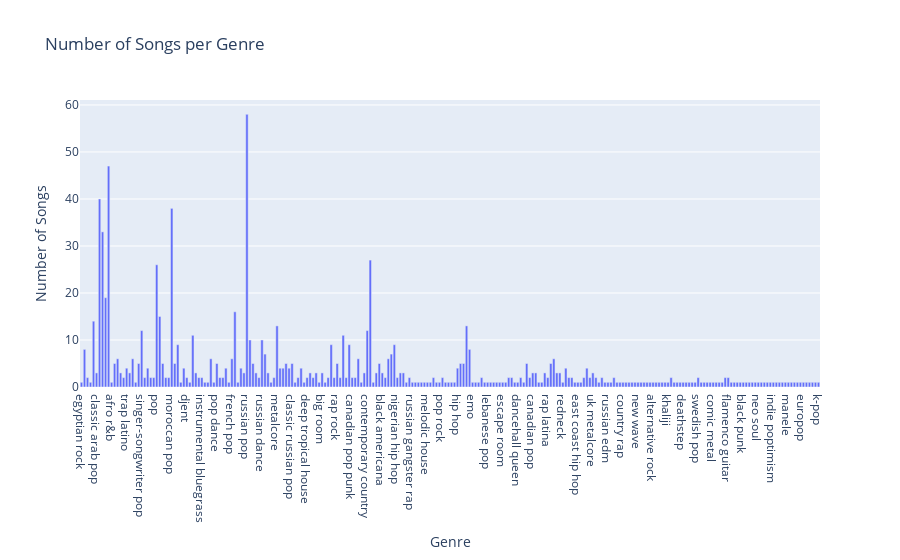
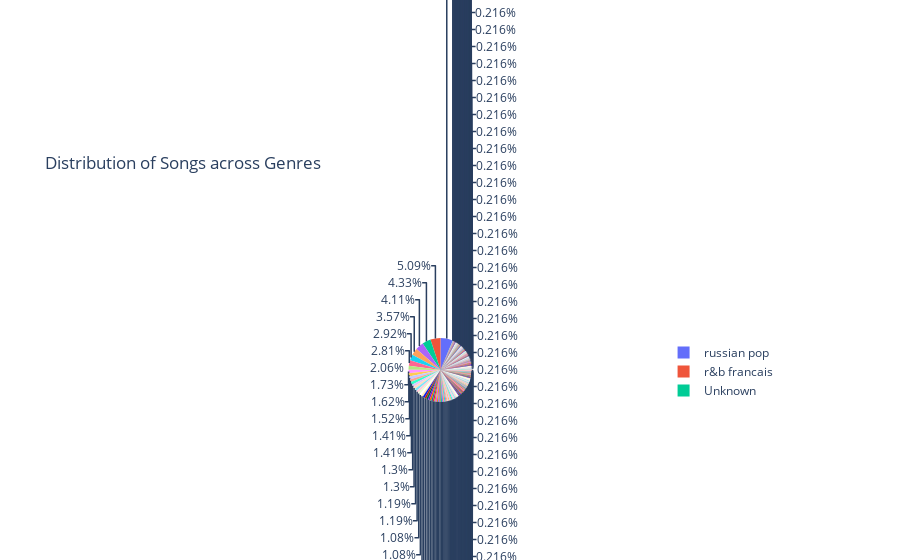
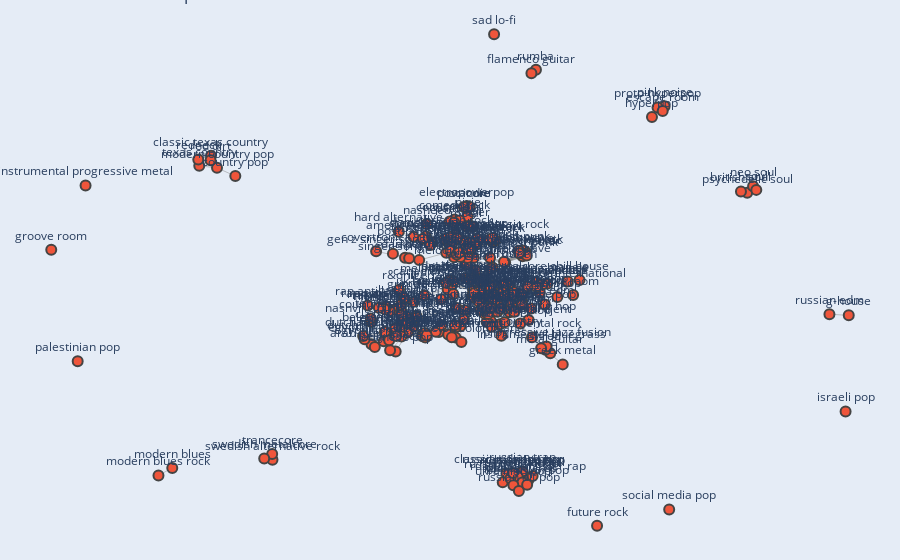
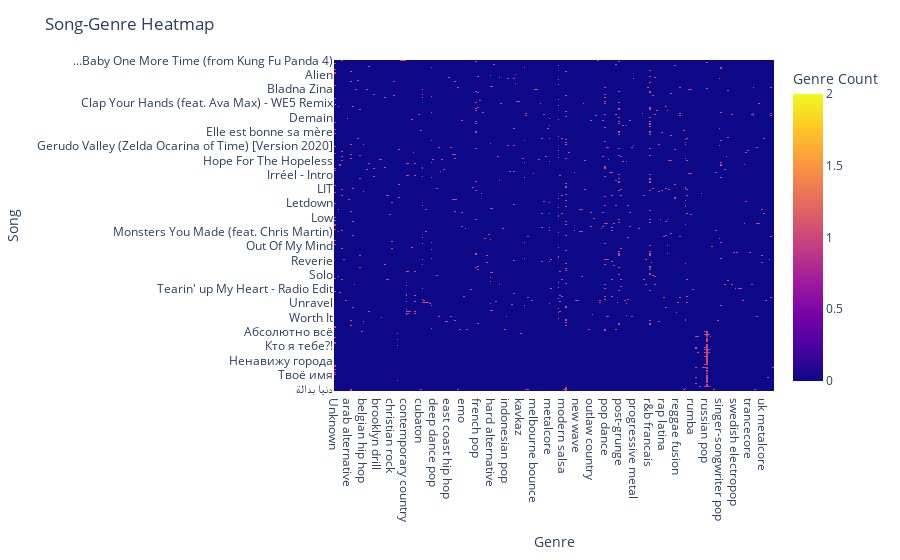

Notebook code cell kept with these figures, in order:
### Code cell
create_genre_bar_chart(genre_classification)
create_genre_pie_chart(genre_classification)
create_genre_network(genre_classification)
create_song_heatmap(genre_classification)
create_word_cloud(genre_classification)

### Figure 1 — Plotly figure (JSON) as saved in the notebook; plotly's stock layout.template omitted (floating-point values rounded to 4 significant figures; data arrays with more than 128 entries replaced by an {"elided": "..."} marker saying what was removed)
{"data": [{"type": "bar", "x": {"elided": "246 str values"}, "y": {"elided": "246 int values"}}], "layout": {"title": {"text": "Number of Songs per Genre"}, "xaxis": {"title": {"text": "Genre"}}, "yaxis": {"title": {"text": "Number of Songs"}}}}

### Figure 2 — Plotly figure (JSON) as saved in the notebook; plotly's stock layout.template omitted (floating-point values rounded to 4 significant figures; data arrays with more than 128 entries replaced by an {"elided": "..."} marker saying what was removed)
{"data": [{"labels": {"elided": "246 str values"}, "type": "pie", "values": {"elided": "246 int values"}}], "layout": {"title": {"text": "Distribution of Songs across Genres"}}}

### Figure 3 — Plotly figure (JSON) as saved in the notebook; plotly's stock layout.template omitted (floating-point values rounded to 4 significant figures; data arrays with more than 128 entries replaced by an {"elided": "..."} marker saying what was removed)
{"data": [{"hoverinfo": "none", "line": {"color": "#888", "width": 0.5}, "mode": "lines", "type": "scatter", "x": {"elided": "2196 float values"}, "y": {"elided": "2196 float values"}}, {"hoverinfo": "text", "marker": {"line": {"width": 2}, "size": 10}, "mode": "markers+text", "text": {"elided": "246 str values"}, "textposition": "top center", "type": "scatter", "x": {"elided": "246 float values"}, "y": {"elided": "246 float values"}}], "layout": {"hovermode": "closest", "margin": {"b": 0, "l": 0, "r": 0, "t": 0}, "showlegend": false, "title": {"text": "Genre Relationship Network"}, "xaxis": {"showgrid": false, "showticklabels": false, "zeroline": false}, "yaxis": {"showgrid": false, "showticklabels": false, "zeroline": false}}}

### Figure 4 — Plotly figure (JSON) as saved in the notebook; plotly's stock layout.template omitted (floating-point values rounded to 4 significant figures; data arrays with more than 128 entries replaced by an {"elided": "..."} marker saying what was removed)
{"data": [{"coloraxis": "coloraxis", "hovertemplate": "Genre: %{x}<br>Song: %{y}<br>Genre Count: %{z}<extra></extra>", "name": "0", "type": "heatmap", "x": {"elided": "246 str values"}, "xaxis": "x", "y": {"elided": "394 str values"}, "yaxis": "y", "z": {"elided": "394x246 int values"}}], "layout": {"coloraxis": {"colorbar": {"title": {"text": "Genre Count"}}, "colorscale": [[0, "#0d0887"], [0.1111, "#46039f"], [0.2222, "#7201a8"], [0.3333, "#9c179e"], [0.4444, "#bd3786"], [0.5556, "#d8576b"], [0.6667, "#ed7953"], [0.7778, "#fb9f3a"], [0.8889, "#fdca26"], [1, "#f0f921"]]}, "margin": {"t": 60}, "title": {"text": "Song-Genre Heatmap"}, "xaxis": {"anchor": "y", "domain": [0, 1], "title": {"text": "Genre"}}, "yaxis": {"anchor": "x", "autorange": "reversed", "domain": [0, 1], "title": {"text": "Song"}}}}
